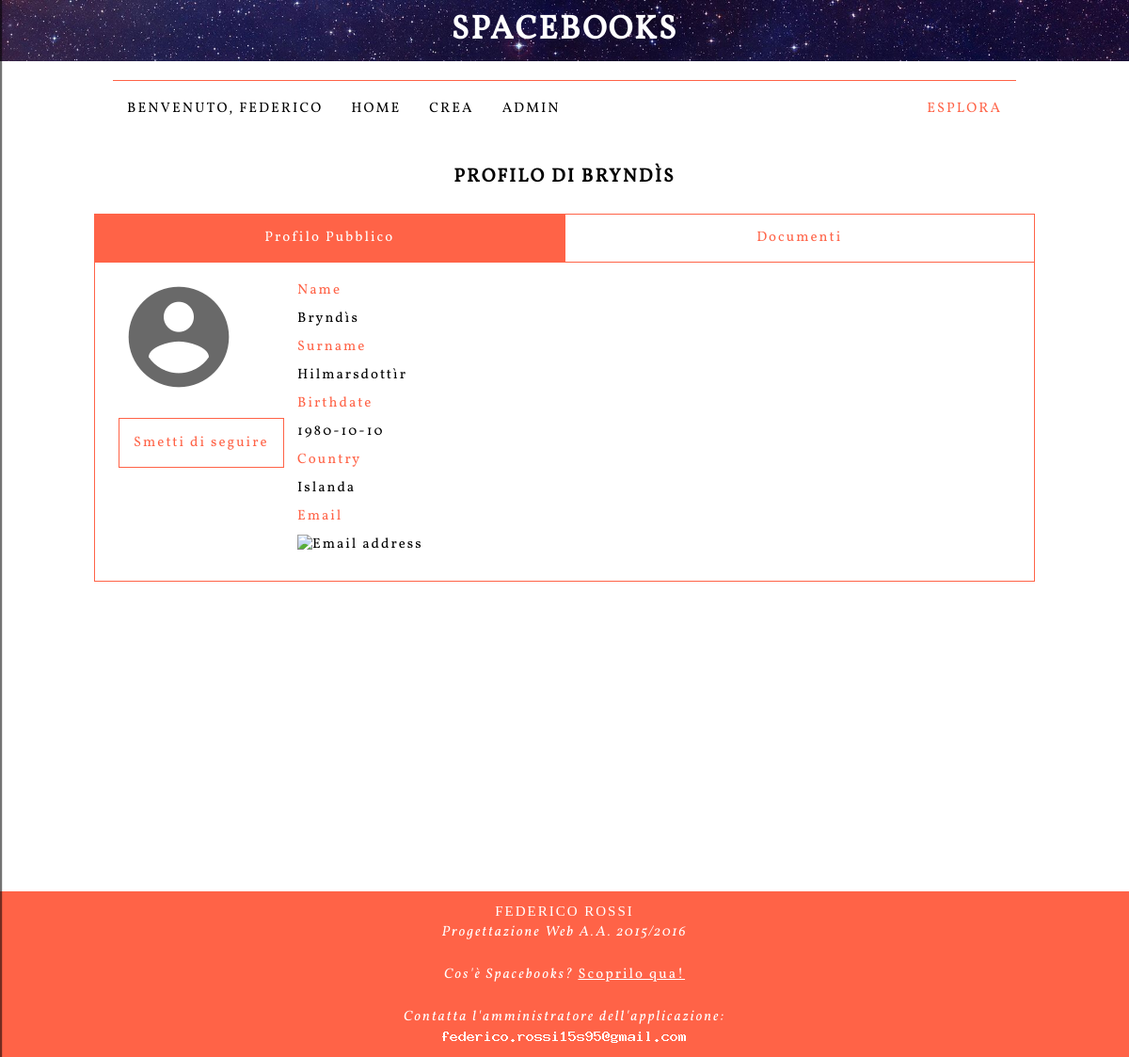
Screenshot of /profile.php?id=13 (signed in) with the database file from the repository.
### tables this page shows
CREATE TABLE `user` (
  `id` int(11) NOT NULL AUTO_INCREMENT,
  `username` varchar(45) NOT NULL,
  `password` varchar(255) NOT NULL,
  `email` varchar(80) NOT NULL,
  `name` varchar(45) DEFAULT NULL,
  `surname` varchar(45) DEFAULT NULL,
  `birthdate` date DEFAULT NULL,
  `country` varchar(45) DEFAULT NULL,
  `credits` float NOT NULL DEFAULT '10',
  `picture` varchar(255) NOT NULL DEFAULT './img/default.png',
  `role` varchar(45) NOT NULL DEFAULT 'user',
  PRIMARY KEY (`id`),
  UNIQUE KEY `username_UNIQUE` (`username`),
  UNIQUE KEY `email_UNIQUE` (`email`)
);

### php/lib/model/User.php (called while the page is built, shortened)
<?php
class User {
	private $id;
	public static function read($id) {
		global $db;
		$stmnt = $db->prepare("SELECT * FROM user WHERE id=?");
		$stmnt->bind_param("i",$id);
		$stmnt->execute();
		$result = $stmnt->get_result();
		$user = $result->fetch_object('User');
		return $user;
	}
	public function __get($field) {
		return $this->$field;
	}
	public function getDocuments() {
		global $db;
		$stmnt = $db->prepare("SELECT * FROM document WHERE author=?");
		$stmnt->bind_param("i",$this->id);
		$stmnt->execute();
		$result = $stmnt->get_result();
		$documents = array();
		while($row = $result->fetch_object('Document')) {
			$row->populate();
			array_push($documents,$row);
		}
		return $documents;
	}
	public function getFellows($direction = 1) {
		global $db;
		$stmnt = null;
		if($direction)
			$stmnt = $db->prepare("SELECT * FROM followship INNER JOIN user ON follower = id WHERE followed = ?");
		else
			$stmnt = $db->prepare("SELECT * FROM followship INNER JOIN user ON followed = id WHERE follower = ?");
		$stmnt->bind_param('i',$this->id);
		$stmnt->execute();
		return toArray($stmnt->get_result());
	}
}

### php/lib/core.php (called while the page is built, shortened)
<?php
	require_once __DIR__ . "/dbFS.php";
	function toArray($mysqliResult) {
		$output = array();
		while($row = $mysqliResult->fetch_assoc())
			array_push($output, $row);
		return $output;
	}
	require __DIR__ . "/model/User.php";

### php/lib/model/Document.php (called while the page is built, shortened)
<?php
class Document {
	private $author;
	public function populate() {
		$this->extendedAuthor = User::read($this->author);
	}
}

### profile.php (the view, shortened to what this page needs)
<?php
	include "./php/partials/secured.php";
?>
<!DOCTYPE html>
<?php
	$profile = null;
	$self = false;
	if(!isset($_GET['id']) || $_GET['id'] == $user->id) {
		$profile = $user;
		$self = true;
	}
	else {
		$id = $_GET['id'];
		try {
			$profile = User::read($id);
		} catch(Exception $e) {
			renderErrorPage($e->getMessage());
			die;
		}
	}
	$documents = $profile->getDocuments();
	$followers = $profile->getFellows();
	$following = false;
	foreach($followers as $follower) {
		if($follower['follower'] == $user->id)
			$following = true;
	}
?>
<html lang="it">
	<?php
		include "./php/partials/header.php";
		include "./php/partials/body.php";
	?>
	<main id="mainFragment">
		<header><h2>Profilo di <?= $profile->name ?></h2></header>
		<article data-fragment data-name="Profilo Pubblico">
			<div class="left">
				<img class="profilePicture" src="<?= $profile->picture ?>"  alt="no">
				<?php if(!$self && $following) { ?>
					<a id="follow" onclick="ajaxFollow(this)" data-mate="<?= $profile->id ?>" data-follow="1" class="prettyButton">Smetti di seguire</a>
				<?php } ?>
			</div>
				<dl>
					<dt>Name</dt>
					<dd><?= $profile->name ?></dd>
					<dt>Surname</dt>
					<dd><?= $profile->surname ?></dd>
					<dt>Birthdate</dt>
					<dd><?= $profile->birthdate ?></dd>
					<dt>Country</dt>
					<dd><?= $profile->country ?></dd>
					<dt>Email</dt>
					<dd><img src="./php/generateMail.php" alt="Email address"><dd>
				</dl>
		</article>
	</main>
	</body>
	<?php include("./php/partials/footer.php");?>
</html>

### css/style_.css (style rules this page uses)
* { font-family:'Vollkorn' , serif; color:black; font-size:15px; letter-spacing:2px; }
h2 { font-size:20px; }
h1,h2,h3 { text-transform: uppercase; }
html,body { margin:0; width:100%; height:100%; }
body { transition:opacity 0.5s ease-in-out; opacity:0; }
html { background-image: url("../img/preloadpage.gif"); background-repeat:no-repeat; background-position:center; }
main { width:100%; padding:1%; box-sizing:border-box; overflow-y:auto; min-height: 100%; }
main > header { width:100%; margin-left:auto; margin-right:auto; text-align:center; padding:1em; box-sizing:border-box; }
main > header > h2 { margin:0; color:black; }
main article { box-sizing:border-box; padding:1em; margin:1em; }
.left { max-width:50%; float:left; margin-left:10px; }
dl { margin:0; margin-left:10px; float:left; color:black; display:block; width:calc(100% - 520px); }
dt { display:block; padding:1%; background-color:white; position:relative; color:tomato; }
dd { margin:0; padding:1%; color:black; }
.prettyButton { max-width:500px; margin-left:auto; margin-right:auto; display:block; background-color:white; border:1px solid tomato; color:tomato; padding:1em; margin-top:1em; text-align:center; text-decoration:none; transition: border,background-color 0.2s ease-in-out; cursor:pointer; }
*.fragmentContainer { width:100%; max-width: 1024px; margin-left: auto; margin-right: auto; }
.fragmentContainer > *[data-fragment] { margin:0; width:100%; border-bottom:1px solid tomato; border-right:1px solid tomato; border-left:1px solid tomato; overflow-y:auto; }

### css/responsive_.css (style rules this page uses)
@media screen and (min-width: 1024px) { img.profilePicture { float:none; max-width:400px; } }

### rows the page displays
user: name "BRYNDÌS", picture (placeholder picture), name "Bryndìs", surname "Hilmarsdottìr", birthdate "1980-10-10", country "Islanda"

### other values shown
$user->username "FEDERICO"
$name "HOME"
$name "CREA"
$name "ADMIN"
